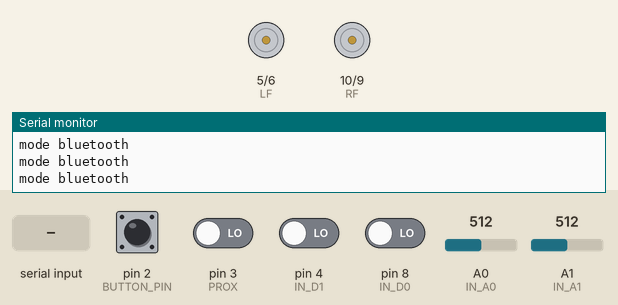
The sketch below on a simulated Arduino Uno, built with avr-gcc and run on an emulated ATmega328P. Parts: motor-driver pin pairs drawn as motors (green arrow = first pin HIGH = forward, orange = second pin HIGH = backward, longer = more drive), the last lines printed to the serial monitor. The inputs (shaded band) are chosen by the test bench; at power-on: pin 2 (BUTTON_PIN), pin 3 (PROX), pin 4 (IN_D1), pin 8 (IN_D0) LOW, A0 (IN_A0) = 512, A1 (IN_A1) = 512.

Above: at 1.2 s.
1.3 s: "w" received over Serial
At 1.6 s:
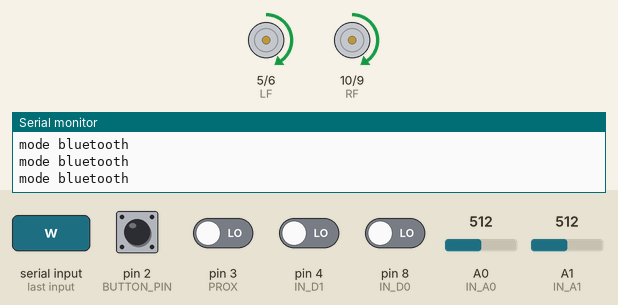
2.8 s: pin 2 (BUTTON_PIN) pulled HIGH for 0.15 s
At 4.2 s:
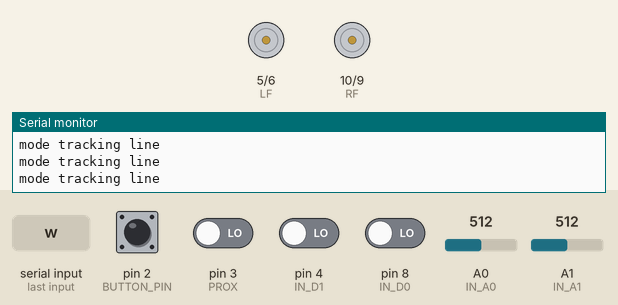
5.3 s: pin 2 (BUTTON_PIN) pulled HIGH for 1 s
9.3 s: "s" received over the second serial link
At 10.0 s:
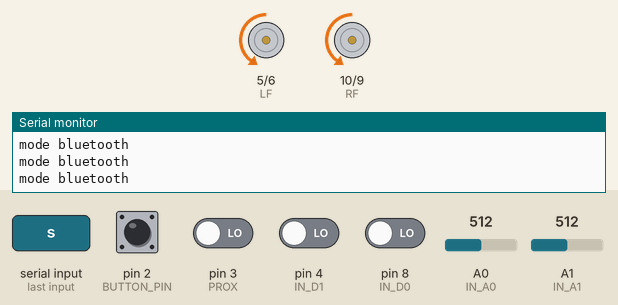
10.8 s: pin 2 (BUTTON_PIN) pulled HIGH for 0.15 s
At 11.5 s:
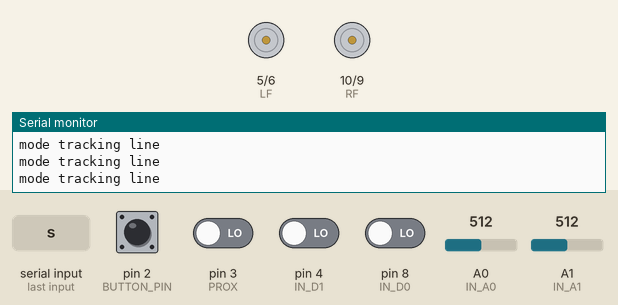
13.9 s: pin 3 (PROX) driven HIGH
At 15.0 s:
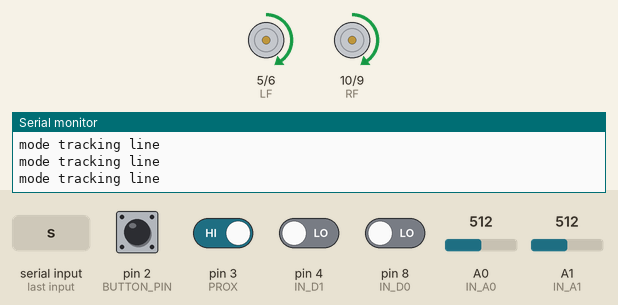
Timing chart, 0 to 16.9 s (numbered marks = the images above; inputs shaded):
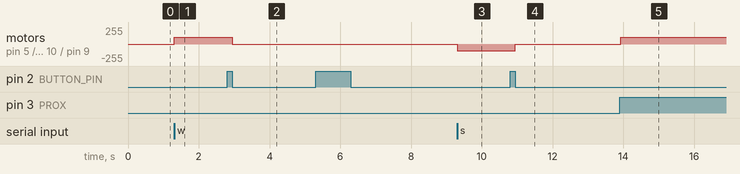

The sketch:

Car.ino
```cpp
//Includo libreria SoftwareSerial
#include <SoftwareSerial.h>

//definisco pin RX e TX da Arduino verso modulo BT
#define BT_TX_PIN 12
#define BT_RX_PIN 11

#define BLUETOOTH_MODE false
#define FOLLOW_LINE_MODE true
#define BUTTON_PIN 2

#define LF 5
#define LB 6
#define RB 9
#define RF 10

#define IN_A0 A0
#define IN_D0 8

#define IN_A1 A1
#define IN_D1 4

#define PROX 3

bool mode = BLUETOOTH_MODE;
bool buttonState;

int value_A0, value_A1;
bool valueL, valueR;

int cruiseSpeed = 100;     // Default speed, from 0 to 255
int manouvreSpeed = 100;
char c;
char state = '*';

bool lf = false, rf = false, lb = false, rb = false;

//istanzio oggetto SoftwareSerial (il nostro futuro bluetooth)
SoftwareSerial bt =  SoftwareSerial(BT_RX_PIN, BT_TX_PIN);

void motorManage(bool rotate)
{
  int vSpeed = rotate ? manouvreSpeed : cruiseSpeed;
  //Serial.println(vSpeed);
  analogWrite(LF, lf ? vSpeed : 0);
  analogWrite(LB, lb ? vSpeed : 0);
  analogWrite(RB, rb ? vSpeed : 0);
  analogWrite(RF, rf ? vSpeed : 0);
}

void changeState(char c)
{
  if(c == 'w')
  {
    lf = rf = true;
    lb = rb = false;
    motorManage(false);
    state = 'w';
  }
  else if(c == 's')
  {
    lb = rb = true;
    lf = rf = false;
    motorManage(false);
    state = 's';
  }
  else if(c == 'a')
  {
    rf = lb = true;
    rb = lf = false;
    motorManage(true);
    state = 'a';
  }
  else if(c == 'd')
  {
    lf = rb = true;
    lb = rf = false;
    motorManage(true);
    state = 'd';
  }
  else if(c == '*')
  {
    lf = rf = lb = rb = false;
    motorManage(true);
    state = '*';
  }
}

void bluetooth_mode(){
  if(Serial.available() > 0 || bt.available() > 0)
    {
      if(bt.available() > 0)
        c = bt.read();
      else if(Serial.available() > 0)
        c = Serial.read();
      if(c == 'w')
      {
        if(state == '*')
        {
          changeState('w');
        }
        else if(state == 's')
          changeState('*');
      }
      else if(c == 's')
      {
        if(state == '*')
        {
          changeState('s');
        }
        else if(state == 'w')
          changeState('*');
      }
      else if(c == 'a')
      {
        if(state == '*')
        {
          changeState('a');
        }
        else if(state == 'd')
          changeState('*');
      }
      else if(c == 'd')
      {
        if(state == '*')
        {
          changeState('d');
        }
        else if(state == 'a')
          changeState('*');
      }
      else if(c == '+'){
        cruiseSpeed = cruiseSpeed != 255 ? cruiseSpeed + 5 : 255;
        motorManage(false);
      }
      else if (c == '-'){
        cruiseSpeed = cruiseSpeed != 60 ? cruiseSpeed - 5 : 60;
        motorManage(false);
      }
    }
}

void tracking_line_mode(){
  value_A0 = analogRead(IN_A0); // reads the analog input from the IR distance sensor
  valueR = digitalRead(IN_D0);// reads the digital input from the IR distance sensor
  value_A1 = analogRead(IN_A1); // reads the analog input from the IR distance sensor
  valueL = digitalRead(IN_D1);// reads the digital input from the IR distance sensor

  if(digitalRead(PROX)){
    if(!valueL & !valueR)
      changeState('w');
    else if(valueL)
      changeState('a');
    else if(valueR)
      changeState('d');
  }
  else
    changeState('*');
}

void setup()
{
  // Set pins as outputs:
  pinMode(LF, OUTPUT);
  pinMode(LB, OUTPUT);
  pinMode(RB, OUTPUT);
  pinMode(RF, OUTPUT);

  //defining bluethoot pin mode
  pinMode(BT_RX_PIN, INPUT);
  pinMode(BT_TX_PIN, OUTPUT);
  pinMode(BUTTON_PIN, INPUT);

  //defining sensors pin
  pinMode(PROX,INPUT);
  pinMode(IN_A0, INPUT);
  pinMode(IN_D0, INPUT);
  pinMode(IN_A1, INPUT);
  pinMode(IN_D1, INPUT);

  //inizializzo comunicazione Bluetooth
  bt.begin(9600);
  Serial.begin(9600);
}

void loop()
{
  buttonState = digitalRead(BUTTON_PIN);
  if(buttonState == HIGH)
  {
    mode = mode ? false : true;
    while(digitalRead(BUTTON_PIN) == HIGH);
    changeState('*');
    while(bt.available()) bt.read();
    delay(500);
  }
  if(mode == BLUETOOTH_MODE){
    Serial.println("mode bluetooth");
    bluetooth_mode();
  }
  else{
    Serial.println("mode tracking line");
    tracking_line_mode();
  }
}
```

Measured:
- after the input at 1.3 s, motor on pin 5 (LF) / pin 6 (LB), motor on pin 10 (RF) / pin 9 (RB): stopped → forward 100/255 at once
- after the input at 2.8 s, motor on pin 5 (LF) / pin 6 (LB), motor on pin 10 (RF) / pin 9 (RB): forward 100/255 → stopped after 0.15 s
- after the input at 9.3 s, motor on pin 5 (LF) / pin 6 (LB), motor on pin 10 (RF) / pin 9 (RB): stopped → backward 100/255 at once
- after the input at 10.8 s, motor on pin 5 (LF) / pin 6 (LB), motor on pin 10 (RF) / pin 9 (RB): backward 100/255 → stopped after 0.15 s
- after the input at 13.9 s, motor on pin 5 (LF) / pin 6 (LB), motor on pin 10 (RF) / pin 9 (RB): stopped → forward 100/255 at once
